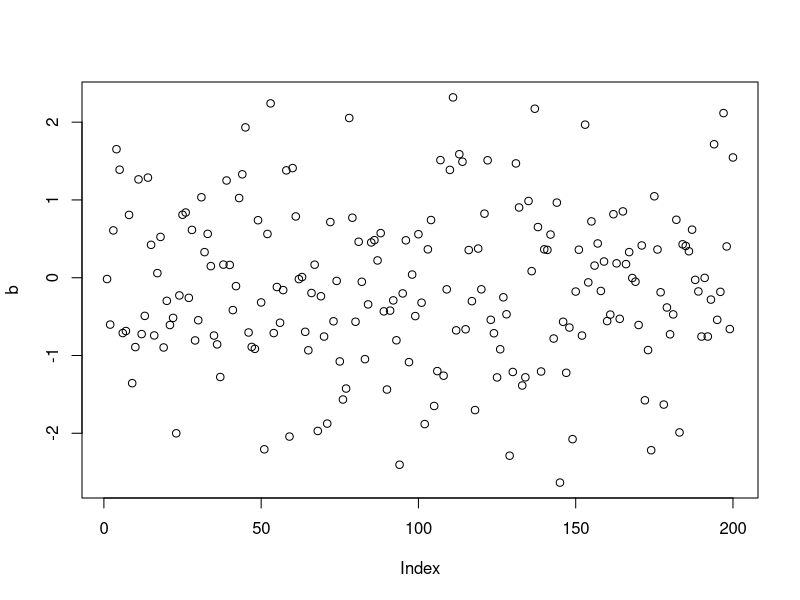
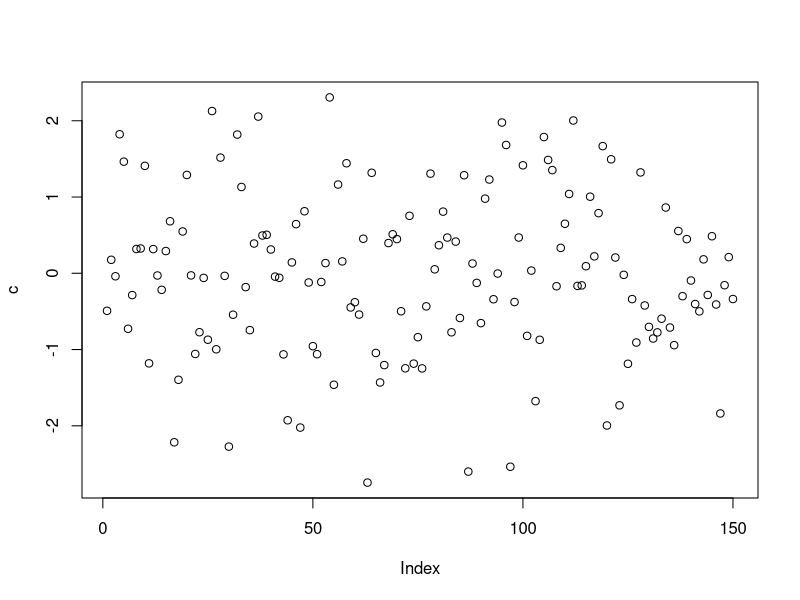

Generate these figures, in order, with R:
#Vamos aprender a utilizar o Git integrado ao Rstudio

#Esse script vai funcionar #Push1
b<-rnorm(200)
plot(b)

c<-rnorm(150)
plot(c)

#Como o teste anterior funcionou, fiquei feliz
print("Oba funcionou")
